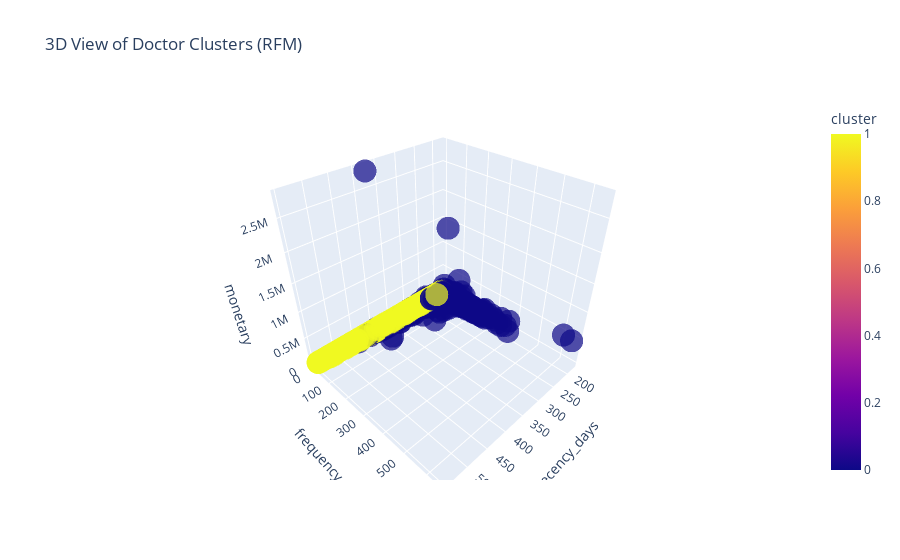
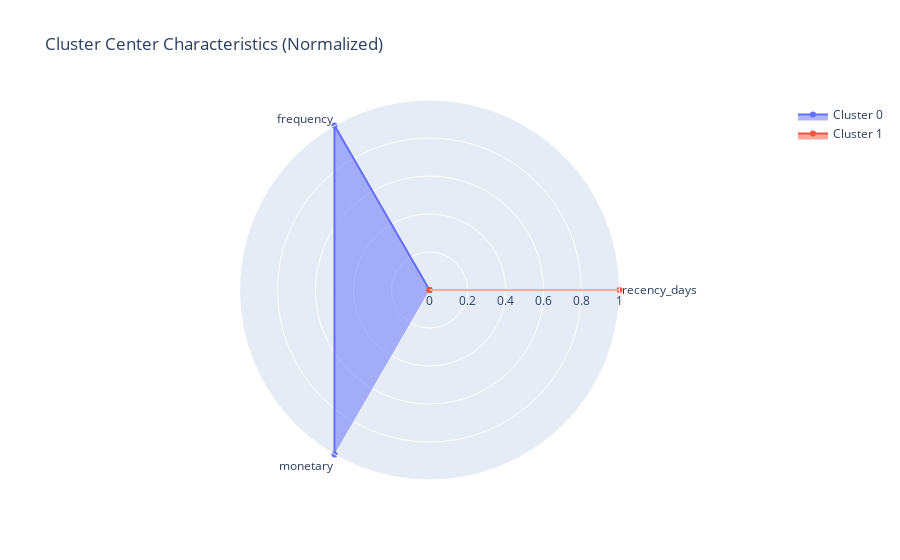

These figures' notebook cell, in order:
### Code cell
# 7. Visualization

# 7.1 3D Scatter Plot (Sampled)
plot_sample = df_clean.sample(n=min(5000, len(df_clean)), random_state=42)

fig = px.scatter_3d(
    plot_sample, 
    x='recency_days', 
    y='frequency', 
    z='monetary',
    color='cluster',
    title='3D View of Doctor Clusters (RFM)',
    opacity=0.7,
    size_max=10
)
fig.show()

# 7.2 Radar Chart of Center Points
# Calculate means for each cluster
cluster_means = df_clean.groupby('cluster')[['recency_days', 'frequency', 'monetary']].mean()

# Normalize means to 0-1 range for radar chart comparison
min_max_scaler = MinMaxScaler()
radar_data = pd.DataFrame(
    min_max_scaler.fit_transform(cluster_means), 
    columns=cluster_means.columns,
    index=cluster_means.index
)

# Create Radar Plot
categories = list(radar_data.columns)
fig = go.Figure()

for i in radar_data.index:
    fig.add_trace(go.Scatterpolar(
        r=radar_data.loc[i].values,
        theta=categories,
        fill='toself',
        name=f'Cluster {i}'
    ))

fig.update_layout(
  polar=dict(
    radialaxis=dict(
      visible=True,
      range=[0, 1]
    )),
  showlegend=True,
  title="Cluster Center Characteristics (Normalized)"
)
fig.show()

### Figure 1 — Plotly figure (JSON) as saved in the notebook; plotly's stock layout.template omitted (floating-point values rounded to 4 significant figures; data arrays with more than 128 entries replaced by an {"elided": "..."} marker saying what was removed)
{"data": [{"hovertemplate": "recency_days=%{x}<br>frequency=%{y}<br>monetary=%{z}<br>cluster=%{marker.color}<extra></extra>", "legendgroup": "", "marker": {"color": {"elided": "5000 int values"}, "coloraxis": "coloraxis", "opacity": 0.7, "symbol": "circle"}, "mode": "markers", "name": "", "scene": "scene", "showlegend": false, "type": "scatter3d", "x": {"elided": "5000 int values"}, "y": {"elided": "5000 int values"}, "z": {"elided": "5000 float values"}}], "layout": {"coloraxis": {"colorbar": {"title": {"text": "cluster"}}, "colorscale": [[0, "#0d0887"], [0.1111, "#46039f"], [0.2222, "#7201a8"], [0.3333, "#9c179e"], [0.4444, "#bd3786"], [0.5556, "#d8576b"], [0.6667, "#ed7953"], [0.7778, "#fb9f3a"], [0.8889, "#fdca26"], [1, "#f0f921"]]}, "legend": {"tracegroupgap": 0}, "scene": {"domain": {"x": [0, 1], "y": [0, 1]}, "xaxis": {"title": {"text": "recency_days"}}, "yaxis": {"title": {"text": "frequency"}}, "zaxis": {"title": {"text": "monetary"}}}, "title": {"text": "3D View of Doctor Clusters (RFM)"}}}

### Figure 2 — Plotly figure (JSON) as saved in the notebook; plotly's stock layout.template omitted (floating-point values rounded to 4 significant figures)
{"data": [{"fill": "toself", "name": "Cluster 0", "r": [0.0, 1.0, 1.0], "theta": ["recency_days", "frequency", "monetary"], "type": "scatterpolar"}, {"fill": "toself", "name": "Cluster 1", "r": [1.0, 0.0, 0.0], "theta": ["recency_days", "frequency", "monetary"], "type": "scatterpolar"}], "layout": {"polar": {"radialaxis": {"range": [0, 1], "visible": true}}, "showlegend": true, "title": {"text": "Cluster Center Characteristics (Normalized)"}}}
